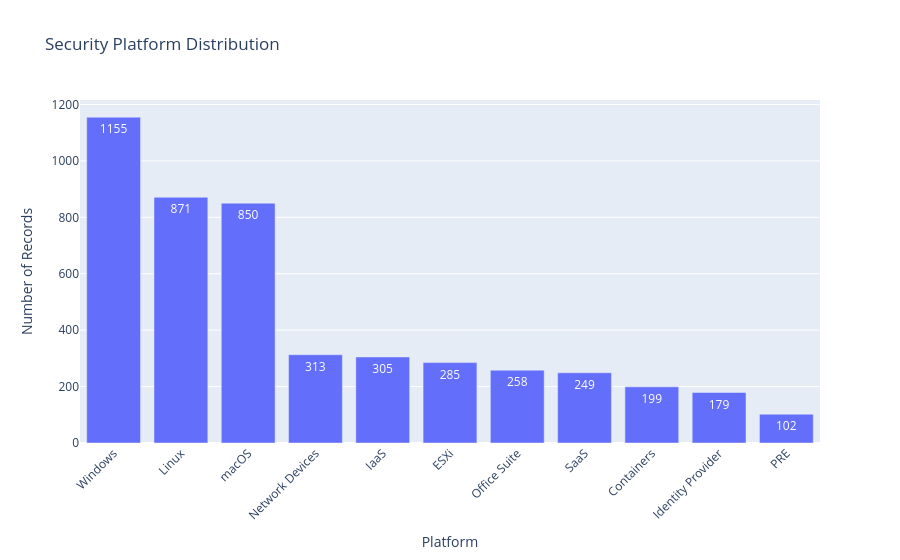

Write notebook code for a chart like this one.
### Code cell
platform_distribution = (
    df["platforms"]
    .dropna()
    .astype(str)
    .str.split(r",\s*")
    .explode()
    .str.strip()
)

platform_distribution = (
    platform_distribution[
        platform_distribution.ne("") &
        platform_distribution.ne("nan")
    ]
    .value_counts()
    .rename_axis("platform_name")
    .reset_index(name="record_count")
)

fig = px.bar(
    platform_distribution,
    x="platform_name",
    y="record_count",
    title="Security Platform Distribution",
    text="record_count",
    labels={
        "platform_name": "Platform",
        "record_count": "Number of Records"
    }
)

fig.update_layout(xaxis_tickangle=-45)
fig.show()

### Figure 1 — Plotly figure (JSON) as saved in the notebook; plotly's stock layout.template omitted (floating-point values rounded to 4 significant figures)
{"data": [{"hovertemplate": "Platform=%{x}<br>Number of Records=%{text}<extra></extra>", "legendgroup": "", "marker": {"color": "#636efa", "pattern": {"shape": ""}}, "name": "", "orientation": "v", "showlegend": false, "text": [1155.0, 871.0, 850.0, 313.0, 305.0, 285.0, 258.0, 249.0, 199.0, 179.0, 102.0], "textposition": "auto", "type": "bar", "x": ["Windows", "Linux", "macOS", "Network Devices", "IaaS", "ESXi", "Office Suite", "SaaS", "Containers", "Identity Provider", "PRE"], "xaxis": "x", "y": [1155, 871, 850, 313, 305, 285, 258, 249, 199, 179, 102], "yaxis": "y"}], "layout": {"barmode": "relative", "legend": {"tracegroupgap": 0}, "title": {"text": "Security Platform Distribution"}, "xaxis": {"anchor": "y", "domain": [0, 1], "tickangle": -45, "title": {"text": "Platform"}}, "yaxis": {"anchor": "x", "domain": [0, 1], "title": {"text": "Number of Records"}}}}
